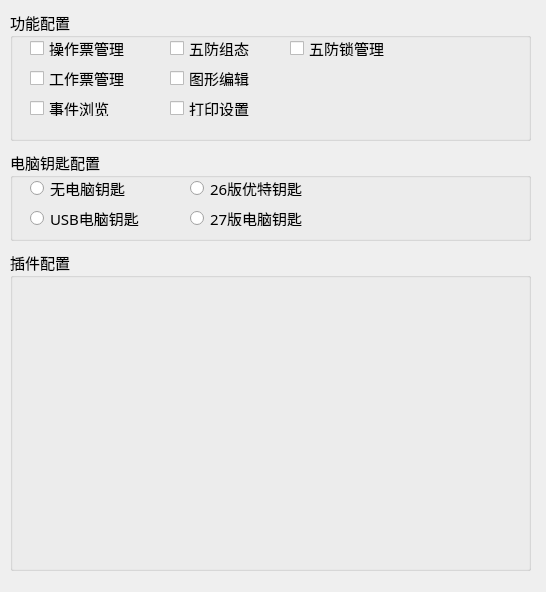
<?xml version="1.0" encoding="UTF-8"?>
<ui version="4.0">
 <class>FunSet</class>
 <widget class="QWidget" name="FunSet">
  <property name="geometry">
   <rect>
    <x>0</x>
    <y>0</y>
    <width>546</width>
    <height>592</height>
   </rect>
  </property>
  <property name="font">
   <font>
    <family>宋体</family>
    <pointsize>11</pointsize>
   </font>
  </property>
  <property name="windowTitle">
   <string>Form</string>
  </property>
  <widget class="QGroupBox" name="groupBox">
   <property name="geometry">
    <rect>
     <x>10</x>
     <y>10</y>
     <width>521</width>
     <height>131</height>
    </rect>
   </property>
   <property name="title">
    <string>功能配置</string>
   </property>
   <widget class="QCheckBox" name="operaNoteCheck">
    <property name="geometry">
     <rect>
      <x>20</x>
      <y>30</y>
      <width>101</width>
      <height>16</height>
     </rect>
    </property>
    <property name="text">
     <string>操作票管理</string>
    </property>
   </widget>
   <widget class="QCheckBox" name="workNoteCheck">
    <property name="geometry">
     <rect>
      <x>20</x>
      <y>60</y>
      <width>101</width>
      <height>16</height>
     </rect>
    </property>
    <property name="text">
     <string>工作票管理</string>
    </property>
   </widget>
   <widget class="QCheckBox" name="eventCheck">
    <property name="geometry">
     <rect>
      <x>20</x>
      <y>90</y>
      <width>101</width>
      <height>16</height>
     </rect>
    </property>
    <property name="text">
     <string>事件浏览</string>
    </property>
   </widget>
   <widget class="QCheckBox" name="wfConfigCheck">
    <property name="geometry">
     <rect>
      <x>160</x>
      <y>30</y>
      <width>101</width>
      <height>16</height>
     </rect>
    </property>
    <property name="text">
     <string>五防组态</string>
    </property>
   </widget>
   <widget class="QCheckBox" name="graphEditorCheck">
    <property name="geometry">
     <rect>
      <x>160</x>
      <y>60</y>
      <width>101</width>
      <height>16</height>
     </rect>
    </property>
    <property name="text">
     <string>图形编辑</string>
    </property>
   </widget>
   <widget class="QCheckBox" name="printCheck">
    <property name="geometry">
     <rect>
      <x>160</x>
      <y>90</y>
      <width>101</width>
      <height>16</height>
     </rect>
    </property>
    <property name="text">
     <string>打印设置</string>
    </property>
   </widget>
   <widget class="QCheckBox" name="lockCheck">
    <property name="geometry">
     <rect>
      <x>280</x>
      <y>30</y>
      <width>101</width>
      <height>16</height>
     </rect>
    </property>
    <property name="text">
     <string>五防锁管理</string>
    </property>
   </widget>
  </widget>
  <widget class="QGroupBox" name="groupBox_2">
   <property name="geometry">
    <rect>
     <x>10</x>
     <y>150</y>
     <width>521</width>
     <height>91</height>
    </rect>
   </property>
   <property name="title">
    <string>电脑钥匙配置</string>
   </property>
   <widget class="QRadioButton" name="keyNoRadio">
    <property name="geometry">
     <rect>
      <x>20</x>
      <y>30</y>
      <width>101</width>
      <height>16</height>
     </rect>
    </property>
    <property name="text">
     <string>无电脑钥匙</string>
    </property>
   </widget>
   <widget class="QRadioButton" name="keyUsbRadio">
    <property name="geometry">
     <rect>
      <x>20</x>
      <y>60</y>
      <width>121</width>
      <height>16</height>
     </rect>
    </property>
    <property name="text">
     <string>USB电脑钥匙</string>
    </property>
   </widget>
   <widget class="QRadioButton" name="key26Radio">
    <property name="geometry">
     <rect>
      <x>180</x>
      <y>30</y>
      <width>121</width>
      <height>16</height>
     </rect>
    </property>
    <property name="text">
     <string>26版优特钥匙</string>
    </property>
   </widget>
   <widget class="QRadioButton" name="key27Radio">
    <property name="geometry">
     <rect>
      <x>180</x>
      <y>60</y>
      <width>121</width>
      <height>16</height>
     </rect>
    </property>
    <property name="text">
     <string>27版电脑钥匙</string>
    </property>
   </widget>
  </widget>
  <widget class="QGroupBox" name="groupBox_3">
   <property name="geometry">
    <rect>
     <x>10</x>
     <y>250</y>
     <width>521</width>
     <height>321</height>
    </rect>
   </property>
   <property name="title">
    <string>插件配置</string>
   </property>
  </widget>
 </widget>
 <resources/>
 <connections/>
</ui>
